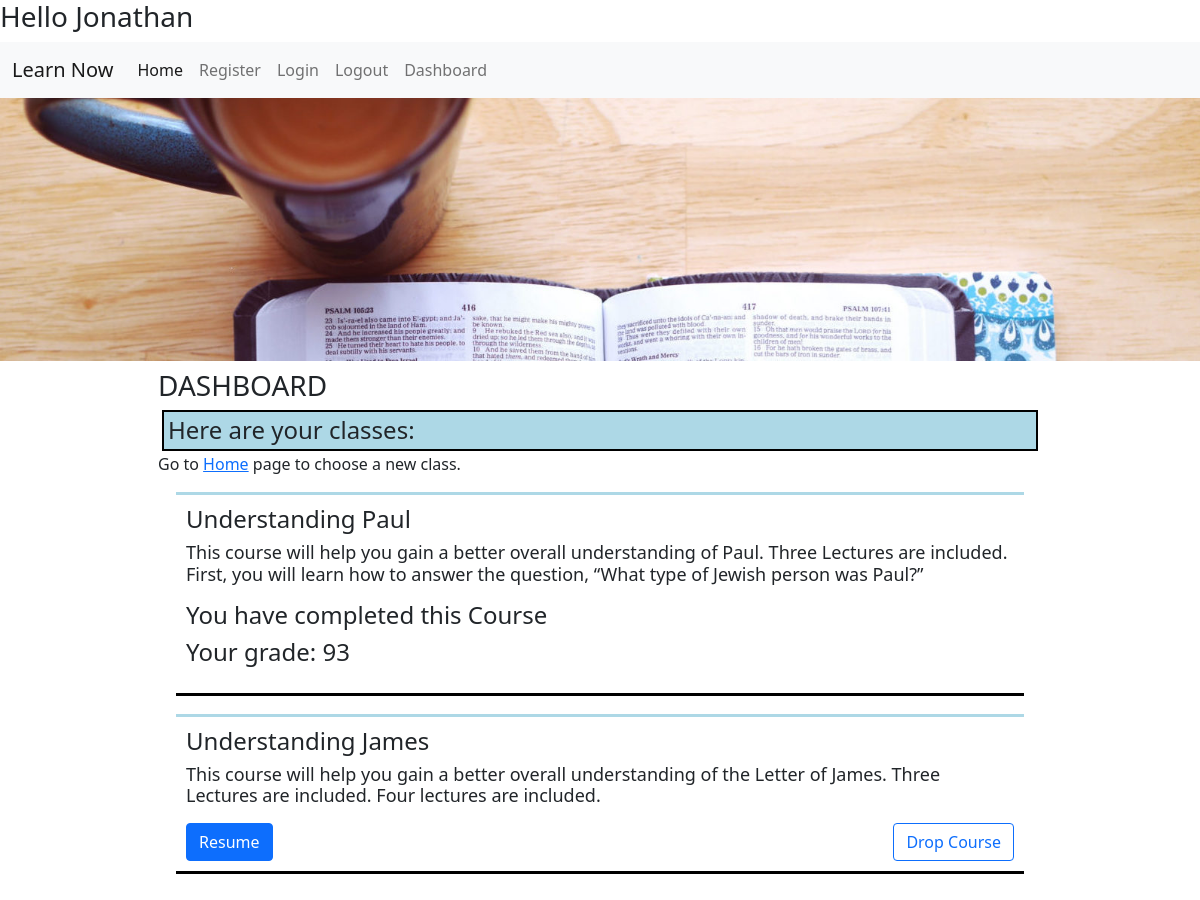
The page /dashboard (signed in) on the database its author committed.
### Learn_Now/models.py (models this page shows, shortened)
class Started_class(models.Model):
    course = models.ForeignKey('Course', on_delete=models.CASCADE,default=None, blank=True, related_name='course_started')
    students_enrolled = models.ForeignKey('User', on_delete=models.CASCADE, default=None, blank=True, related_name='students_enrolled')
    completed = models.BooleanField(default=False)

class Course(models.Model):
    course_unit = models.ForeignKey("Course_Unit", on_delete=models.CASCADE, blank=True, null=True, default=None, related_name="course_unit")
    course_name = models.CharField(max_length=70)
    course_info = models.CharField(max_length=600, blank=True)
    num_assign = models.IntegerField(blank=True, default=3)
    intro_vid = models.URLField(max_length=220, blank=True)
    passed = models.BooleanField(blank=True, null=True)
    current = models.BooleanField(blank=True, null=True)
    future = models.BooleanField(blank=True, null=True)
    current_students = models.ManyToManyField(User, blank=True, related_name="current_students")
    students_completed = models.ManyToManyField(User, blank=True, related_name="students_completed")

class Completed_class(models.Model):
    student_finished = ForeignKey('User', on_delete=models.CASCADE, blank=True, related_name='students_finished')
    class_completed = ForeignKey('Started_class',on_delete=models.CASCADE, blank=True, related_name='class_finished')
    grade = models.IntegerField(blank=True)
    completion_date = models.DateTimeField(default=django.utils.timezone.now)

### Learn_Now/views.py (the view)
# urls.py: path("dashboard", views.dashboard_view, name="dashboard"),
@csrf_exempt
@login_required
def dashboard_view(request):
    user = request.user
    courses = Started_class.objects.filter(students_enrolled=user)
    comp_courses = Completed_class.objects.filter(student_finished=user)
    return render(request, "Learn_Now/dashboard.html", {
        'courses': courses,
        'comp_courses': comp_courses,
    })

### Learn_Now/templates/Learn_Now/dashboard.html (shortened to what this page needs)
{% extends "Learn_Now/layout.html" %}
{% load static %}
{% block body %}
<div class="unit-center">
    <h3>DASHBOARD</h3>
    <h4 class="unit_title">Here are your classes:<h4>
        <p class="little_p">Go to <a href="{% url 'index' %}">Home</a> page to choose a new class.</p>
    {% for course in courses %}
        <div id="course_entry_dashboard{{course.course.id}}">
        <div class="main_course_list">
            <h4 class="class_title">Understanding {{course.course.course_name}}</h4>
            <p class="class_discription">
                {{course.course.course_info}}
            </p>
            {% if course.completed %}
                {% for c_course in comp_courses %}
                    {% if course.id == c_course.class_completed.id%}
                        <h4>You have completed this Course<h4>
                            <p>
                                Your grade: {{c_course.grade}}
                            </p>
                    {% endif %}
                {% endfor %}
            {% else %}
                <a class="btn btn-primary" href="{% url 'course_page' course.course.id %}"  role="button">Resume</a>
                <div class="drop_course_form">
                    <form>
                        <button id="drop_course_{{course.course_name}}" type="button" class="btn btn-outline-primary" data-course_id = {{course.course.id}} onclick="dropCourse('{{course.course.id}}')">Drop Course</button>
                    </form>
                </div>
            {% endif %}
        </div>
        </div>
    {% endfor %}
</div>
{% endblock %}

### Learn_Now/static/Learn_Now/style1.css (style rules this page uses)
.little_p { font-size: medium; }
.unit-center { padding: 8px; display: block; margin-left: auto; margin-right: auto; width: 75%; }
.unit_title { padding: 4px; margin: 4px; border: black solid 2px; background-color: lightblue; }
.main_course_list { padding: 10px; border-top: solid lightblue; border-bottom: solid black; margin: 18px; }
.class_discription { font-size: 18px; }
.drop_course_form { float: right; }

### rows shown on the page
Started_class: course.course_name "Paul", course.course_info "This course will help you gain a better overall understanding of Paul. Three Lectures are included. First, you will learn how to answer the question, “What type of Jewish person was Paul?”"
Completed_class: grade "93"
Started_class: course.course_name "James", course.course_info "This course will help you gain a better overall understanding of the Letter of James. Three Lectures are included. Four lectures are included."
